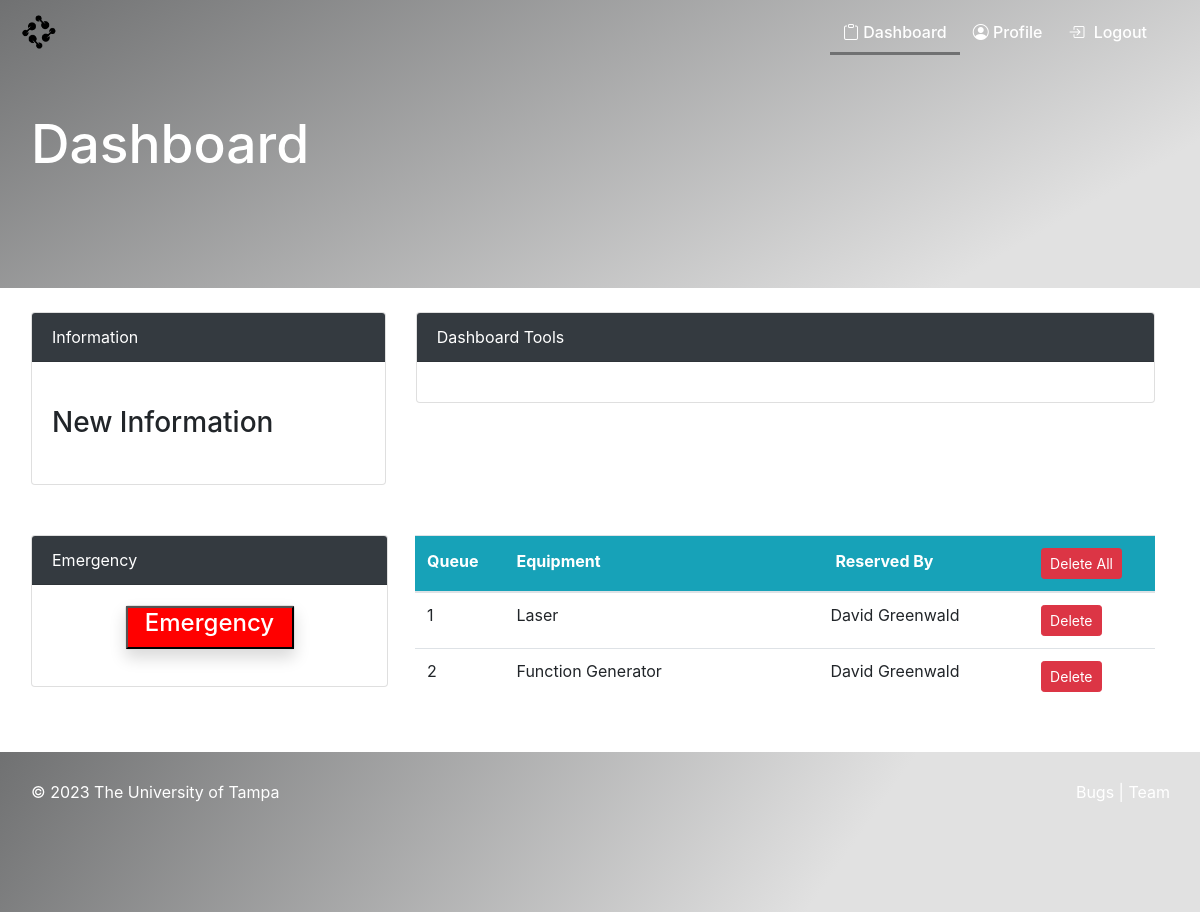
Screenshot of /order/ (signed in) with the database file from the repository.
### dashboard/models.py (models this page shows, shortened)
class Order(models.Model):
    name = models.ForeignKey(Product, on_delete=models.CASCADE, null=True)
    staff = models.ForeignKey(User, on_delete=models.CASCADE, null=True)
    order_quantity = models.PositiveIntegerField(null=True)

class Product(models.Model):
    name = models.CharField(max_length=100, null=True)
    def __str__(self):
        return f'{self.name}'

### dashboard/views.py (the view)
# urls.py: path('order/', views.order, name='dashboard-order'),
@login_required(login_url='user-login')
def order(request):
    order = Order.objects.all()
    order_count = order.count()
    staff = User.objects.filter()
    staff_count = staff.count()
    product = Product.objects.all()
    product_count = product.count()
    context = {
        'order': order,
        'staff_count': staff_count,
        'product_count': product_count,
        'order_count': order_count,
        'staff': staff
    }
    return render(request, 'dashboard/order.html', context)

### templates/dashboard/order.html (shortened to what this page needs)
{% load static %}
<html>
<head>
<link rel="stylesheet" href="https://stackpath.bootstrapcdn.com/bootstrap/4.1.3/css/bootstrap.min.css">
<link rel="stylesheet" href="https://use.fontawesome.com/releases/v5.6.1/css/all.css">
<link href="{% static 'css/loginPage.css'%}" rel="stylesheet" type="text/css">
<link rel="stylesheet" href="{% static 'css/css/bootstrap.css' %}">
<link rel="stylesheet" href="{% static 'css/scss/bootstrap.scss' %}">
<link rel="stylesheet" href="https://cdn.jsdelivr.net/npm/bootstrap-icons@1.10.3/font/bootstrap-icons.css">
</head>
<body data-spy="scroll" data-target="#nav" data-offset="80">
  <nav class="navbar navbar-expand-lg navbar-toggleable-sm fixed-top navbar-transparent navbar-inverse navbar-fix" id="nav">
    <div class="container">
      <a class="navbar-brand mr-auto" href="http://127.0.0.1:8000"><img class="brand-logo"></a>
      <div class="collapse navbar-collapse justify-content-end" id="navbarNav">
        <ul class="navbar-nav">
          <li class="nav-item">
              <a class="nav-link active" href="{% url 'dashboard-index' %}">
                <span class="icon">
                  <i class="bi bi-clipboard"></i>
                <span>
                <span class="text">Dashboard</span>
              </a>
          </li>
          <li class="nav-item">
            <a class="nav-link" href="{% url 'userPanel' %}">
              <span class="icon">
                  <i class="bi bi-person-circle"></i>
              <span>
              <span class="text">Profile</span>
            </a>
          </li>
          <li class="nav-item">
            <a class="nav-link" href="{%url 'user-logout'  %}">
              <span class="icon">
                <i class="bi bi-box-arrow-in-right"></i>
              </span>
              <span class="text">Logout</span>
            </a>
          </li>
      </div>
    </div>
  </nav>
  <div class="container-fluid" id="header-sm">
      <div class = "container" id="page-head">
          <h1 class="page-title">Dashboard</h1>
      </div>
  </div>
  <div class="container section">
    <div class="row">
      <div class="col-sm-4 mt-4" style="height:175px;">
          <div class="card">
              <div class="card-header bg-dark text-white">
                  Information
              </div>
              <div class="card-body">
                  <marquee behavior="" direction="">
                      <h3 class="my-4">New Information</h3>
                  </marquee>
              </div>
          </div>
      </div>
      <div class="col-md-8 mt-4">
        <div class="card">
            <div class="card-header bg-dark text-white">
                Dashboard Tools
            </div>
            <div class="card-body">
          </div>
      </div>
    </div>
    <div class="row mt-5" style="padding-left: 30px !important;">
      <div class = "card" style="width: 357px !important; height: 152px !important;">
        <div class="card-header bg-dark text-white">
          Emergency
        </div>
        <div class="card-body">
          <center>
            <div class="card my-card shadow" style="width: 170px;">
              <button style = "background-color: red;" id = "alert"><h4 style="color: white;">Emergency</h4></button>
            </div>
          </center>
        </div>
      </div>
        <div class="col-md-6" style="padding-left: 27px !important; width: 627px !important; padding-right: 0px !important;">
            <table class="table bg-white" style="width: 740px !important;">
                <thead class="bg-info text-white">
                    <tr>
                        <th scope="col" style = "padding-bottom: 20px !important;">Queue</th>
                        <th scope="col" style = "padding-bottom: 20px !important;">Equipment</th>
                        <th scope="col" style = "padding-left: 130px !important; padding-bottom: 20px !important;">Reserved By</th>
                        <th scope="col">
                          <a class="btn btn-danger btn-sm ml-2" href="http://127.0.0.1:8000/delete-all">Delete All</a>
                        </th>
                    </tr>
                </thead>
                <tbody>
                    {% for order in order %}
                    <tr>
                        <td>{{forloop.counter}}</td>
                        <td>{{ order.name }}</td>
                        <td style="padding-left: 125px !important;">{{ order.staff.first_name }} {{ order.staff.last_name }}</td>
                        <td>
                            <a class="btn btn-danger btn-sm ml-2"
                                href="{% url 'dashboard-order-delete' order.id %}">Delete</a>
                        </td>
                    </tr>
                    {% endfor %}
                </tbody>
            </table>
        </div>
    </div>
  </div>
  <div class="footer">
    <div class="container footer-content">
      <div class="row">
        <div class="col-sm-6">
          <p>&copy; 2023 The University of Tampa</p>
        </div>
        <div class="col-sm-6">
          <div class="footer-links">
            <a class="footer-link" href="https://docs.google.com/forms/d/e/1FAIpQLSfJeXRSZDC3AUl9VI0vIv-r0BLjoAYv9nz42-XkS6GwQnSfew/viewform?usp=sf_link" target="_blank">Bugs</a> | <a class="footer-link" href="{%url 'team'  %}">Team</a>
          </div>
        </div>
      </div>
    </div>
  </div>
</body>

### static/css/loginPage.css (style rules this page uses)
.navbar-fix { position: absolute !important; top: 0; }
#nav { height: 66px; }
html { height: 100%; box-sizing: border-box; }
*, *:before, *:after { box-sizing: inherit; }
body { position: relative; margin: 0; padding-bottom: 12rem; min-height: 100%; color: #000; width: 100%; font-family: 'Poppins', sans-serif; }
a { cursor: pointer; color: #707172; }
#header-sm { color: #FFF; background: linear-gradient(150deg, #707172 0%, #E1E1E1 85%); background-repeat: no-repeat; height: 18rem; z-index: -99999999999; }
#page-head { padding-top: 7rem; }
.page-title { font-size: 40pt; }
.footer { color: #FFF; background: linear-gradient(125deg, #707172 0%, #E1E1E1 70%); height: 10rem; position: absolute; padding-top: .5rem; padding-bottom: 1rem; bottom: 0; right: 0; left: 0; }
.footer-content { position: relative; padding-left: 10px; padding-top: 10px; }
.footer-links { text-align: right; position: absolute; bottom: 0; left: 0; right: 0; padding-bottom: 1rem; }
.footer-link { color: #fff; }
.icon { max-width: 40px; padding-left: 5px; padding-right: 5px; padding-bottom: 10px; opacity: 1; transition: all 0.2s ease; }
.brand-logo { width: auto; padding-right: .5rem; padding-top: 1rem; margin-left: -4rem; }
p { padding-top: 10px; }
.nav-link { font-weight: 500; }
.navbar-transparent { background-color: transparent; box-shadow: 0 0 0 0; }
.navbar-transparent .navbar-brand, .navbar-transparent .navbar-text { color: #fff; }
.navbar-transparent .brand-logo { content: url("/static/img/1.png"); height: 10rem; }
.navbar-transparent .navbar-nav .nav-link { color: rgba(255, 255, 255); border-bottom: 3.5px solid transparent; transition: all 0.2s ease; }
.navbar-transparent .nav-link, .navbar-transparent .nav-item:hover .nav-link { font-size: 12pt; color: #FFF; border-bottom: 3.5px solid #FAFAFA; transition: all 0.2s ease; }
.navbar-transparent .nav-item .active { border-bottom: 3.5px solid #707172 !important; }
.navbar-inverse .nav-link, .nav-item:hover { background-image: #FFF !important; }
.navbar { padding-bottom: 0; }

### rows the page displays
Order: name "Laser", staff.first_name "David", staff.last_name "Greenwald"
Order: name "Function Generator", staff.first_name "David", staff.last_name "Greenwald"
